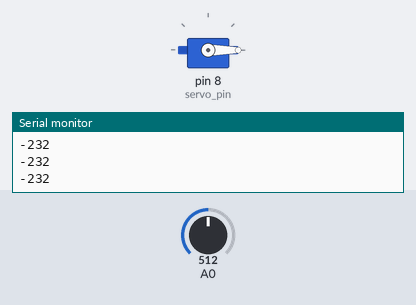
The sketch below on a simulated Arduino Uno, built with avr-gcc and run on an emulated ATmega328P. Shown: servo, the last lines printed to the serial monitor. The test bench sets the inputs (shaded band); at power-on: A0 = 512.

Above: at 1.2 s.
1.3 s: A0 set to 900
At 2.5 s:
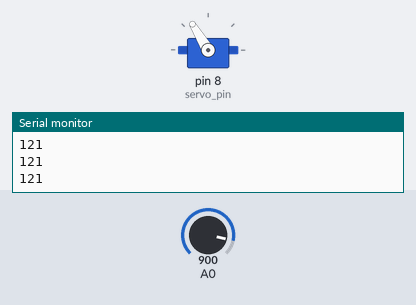
2.8 s: A0 set to 1023
At 3.6 s:
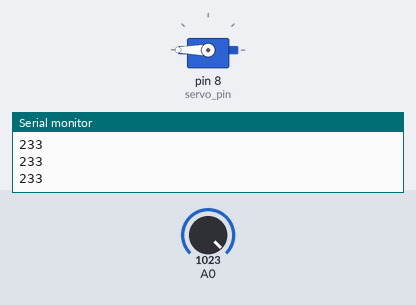
4.3 s: A0 set to 716
At 4.7 s:
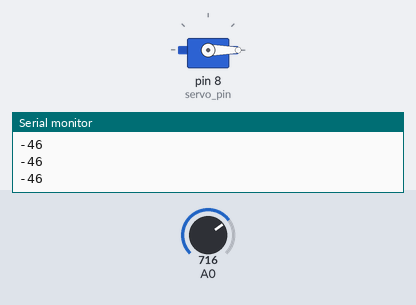
Timing chart, 0 to 7.3 s (numbered marks = the images above; inputs shaded):
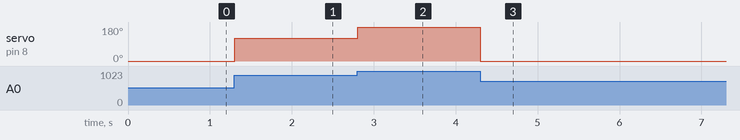

The sketch:

flex_sensor_and_Micro_servo.ino
```cpp
// C++ code
//flex sensor and Micro servo
#include<Servo.h>
int servo_pin=8;

Servo myServo;
void setup()
{
  Serial.begin(9600);
 myServo.attach(servo_pin);
}
void loop()
{
  int angle_value= angle();
  myServo.write(angle_value);
  Serial.println(angle_value);

}
int angle(){
  int sensor_value=analogRead(A0);
  int angle=map(sensor_value,767,964,0,180);
 return angle;
}
```

Measured:
- after the input at 1.3 s, servo on pin 8 (servo_pin): 0° → 121° at once
- after the input at 2.8 s, servo on pin 8 (servo_pin): 121° → 180° at once
- after the input at 4.3 s, servo on pin 8 (servo_pin): 180° → 0° at once
